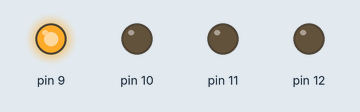
Recording of a sketch running on a simulated Arduino Uno, built with avr-gcc and run on an emulated ATmega328P. On the bench: output pins drawn as LEDs (lit = HIGH).

Above: at 0.5 s.
At 2.5 s:
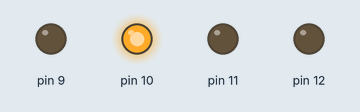
At 4.5 s:
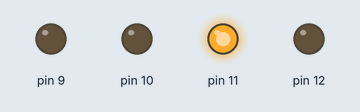
At 6.5 s:
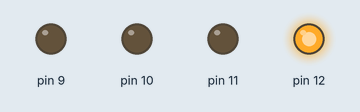
At 9.5 s:
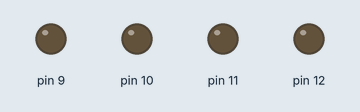
Timing chart, 0 to 10.4 s (numbered marks = the images above):
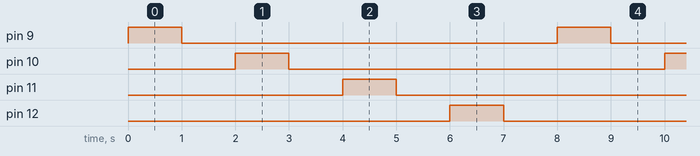

Measured:
- by itself, pin 9–12: alternates HIGH for 1.0 s and LOW for 7.0 s
- by itself, everything shown: repeats every 8.0 s, in 8 steps

The sketch:

chaser.ino
```cpp
void setup() {

  pinMode(12,OUTPUT);
  pinMode(11,OUTPUT);
  pinMode(10,OUTPUT);
  pinMode(9,OUTPUT);
  // put your setup code here, to run once:

}

void loop() {
int i;
 for(i=9;i<=12;i++){
  digitalWrite(i,HIGH);
  delay(1000);
  digitalWrite(i,LOW);
  delay(1000);

  }

  // put your main code here, to run repeatedly:

}
```
